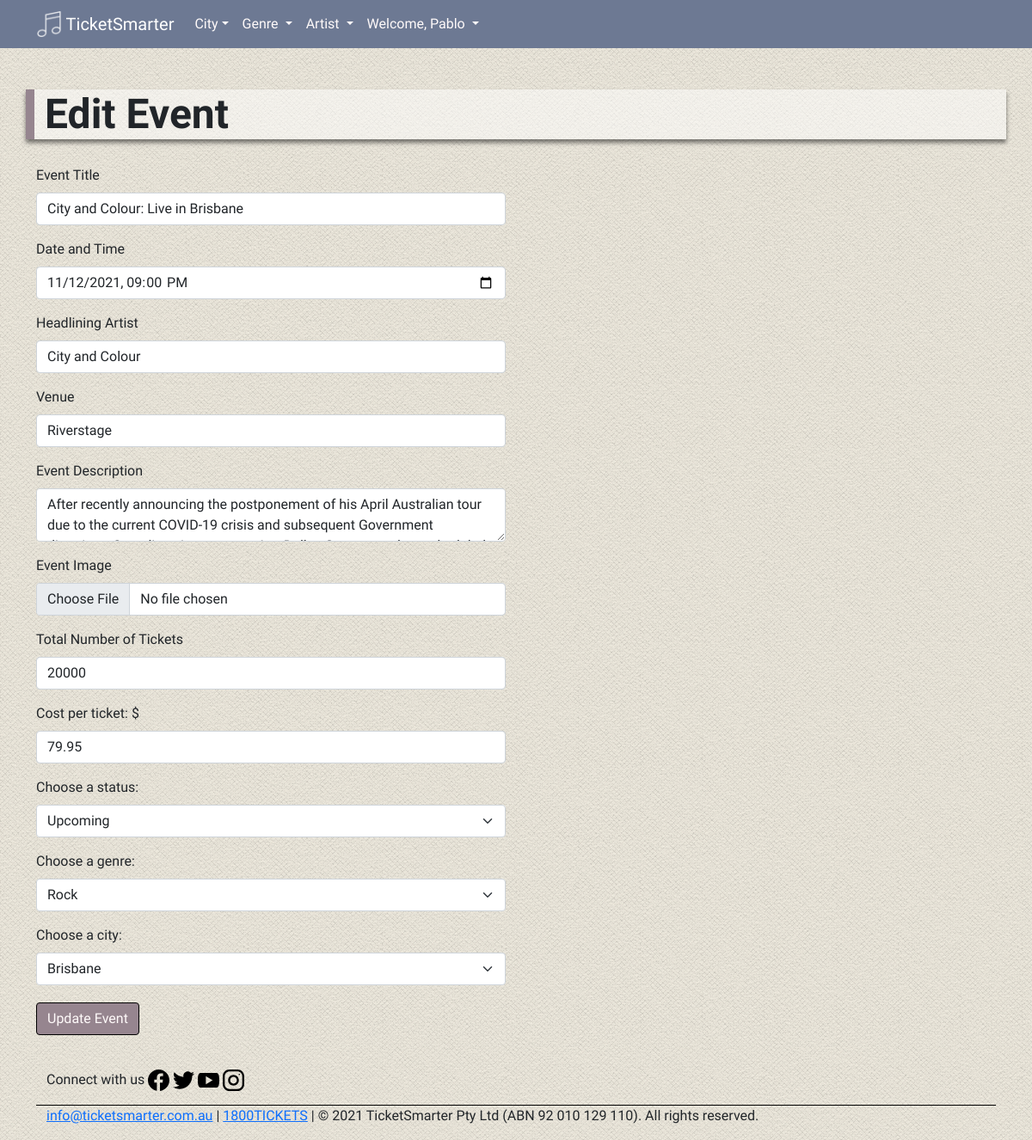
Page /events/2/update (signed in) on the committed database.
### bookings/models.py (models this page shows, shortened)
class User(UserMixin, db.Model):
    __tablename__ = 'users'  # good practice to specify table name
    id = db.Column(db.Integer, primary_key=True, nullable=False)
    name = db.Column(db.String(100), index=True, unique=True, nullable=False)
    emailid = db.Column(db.String(100), index=True, nullable=False)
    password_hash = db.Column(db.String(255), nullable=False)
    phone = db.Column(db.String(15), nullable=False)
    address = db.Column(db.String(500), nullable=False)
    comments = db.relationship('Comment', backref='user')
    created_events = db.relationship('Event', backref='user', viewonly=True)
    created_bookings = db.relationship('Booking', backref='user')

class Event(db.Model):
    __tablename__ = 'events'
    id = db.Column(db.Integer, primary_key=True, nullable=False)
    title = db.Column(db.String(100), index=True, unique=True, nullable=False)
    date = db.Column(db.DateTime, nullable=False)
    headliner = db.Column(db.String(80), index=True, nullable=False)
    venue = db.Column(db.String(80), nullable=False)
    description = db.Column(db.String(2000), nullable=False)
    image = db.Column(db.String(400), default='/static/images/live.jpg')
    total_tickets = db.Column(db.Integer, nullable=False)
    tickets_booked = db.Column(db.Integer, default=0, nullable=False)
    tickets_remaining = db.Column(db.Integer, nullable=False)
    price = db.Column(db.Float, nullable=False)
    event_status = db.Column(db.Enum(EventStatus))
    event_genre = db.Column(db.Enum(EventGenre))
    event_city = db.Column(db.Enum(EventCity))
    created_on = db.Column(db.DateTime, default=datetime.now())
    comments = db.relationship('Comment', backref='event')
    users = db.relationship('User', backref='event')
    booking = db.relationship('Booking', backref='event', viewonly=True)
    user_id = db.Column(db.Integer, db.ForeignKey('users.id'), nullable=False)

### bookings/events.py (the view, shortened to what this page needs)
@eventbp.route('/<id>/update', methods=['GET', 'POST'])
@login_required
def update_event(id):
    event = Event.query.get(id)
    form = EditEventForm(
        title=event.title,
        date=event.date,
        headliner=event.headliner,
        venue=event.venue,
        desc=event.description,
        total_tickets=event.total_tickets,
        price=event.price,
        event_status=event.event_status,
        event_genre=event.event_genre.name.title(),
        event_city=event.event_city.name.title())
    if current_user.id != event.user_id:
        flash("You can only edit your own events!", 'danger')
        return redirect(url_for('main.my_events'))
    return render_template('events/create_event.html', event_form=form, event=event, heading='Edit Event')

### bookings/templates/events/create_event.html
{% extends 'base.html' %}
{% import "bootstrap5/form.html" as wtf %}
{% block content %}
<br>
<div id='page-container' class='container'>
    <div class="row">
        <br>
        <h1 class="display-5 fw-bold">{{heading}}</h1>
        <div class='col-xs-12 col-lg-6'>
            {{wtf.render_form(event_form)}}
        </div>
    </div>
</div>
{% endblock %}

### bookings/templates/base.html (shortened to what this page needs)
<!doctype html>
<html lang='en'>
<head>
    <link href="https://cdn.jsdelivr.net/npm/bootstrap@5.1.1/dist/css/bootstrap.min.css" rel="stylesheet"
>
    <link rel='stylesheet' href='{{url_for("static", filename="css/style.css")}}' />
</head>
<body>
    <header>
        <nav class='navbar navbar-expand-lg navbar-dark'>
            <div class='container'>
                <a class='navbar-brand' href='/'><img src='{{url_for("static", filename="images/icon.png")}}' width='30'
                        height='30' class='d-inline-block align-top' alt=''> TicketSmarter</a>
                <div class='collapse navbar-collapse in' id='navbarSupportedContent'>
                    <ul class='navbar-nav me-auto mb-2 mb-lg-0'>
                        <li class='nav-item dropdown'>
                            <a class='nav-link dropdown-toggle' href='#' id='navbarDropdown' role='button'
                                data-bs-toggle='dropdown' aria-expanded='false'>City</a>
                        </li>
                        <li class='nav-item dropdown'>
                            <a class='nav-link dropdown-toggle' href='#' id='navbarDropdown' role='button'
                                data-bs-toggle='dropdown' aria-expanded='false'>
                                Genre
                            </a>
                        </li>
                        <li class='nav-item dropdown'>
                            <a class='nav-link dropdown-toggle' href='#' id='navbarDropdown' role='button'
                                data-bs-toggle='dropdown' aria-expanded='false'>
                                Artist
                            </a>
                        </li>
                        <li class='nav-item dropdown'>
                            <a class='nav-link dropdown-toggle' href='{{url_for("auth.login")}}' id='navbarDropdown'
                                role='button' data-bs-toggle='dropdown' aria-expanded='false'>
                                {% if username|lower == 'guest' %}
                                Sign In
                                {% else %}
                                Welcome, {{ username }}
                                {% endif %}
                            </a>
                        </li>
                    </ul>
                </div>
            </div>
        </nav>
    </header>
    <main>
        <br>
        {% block content %}
        {% endblock %}
    </main>
    <footer>
        <div class="container">
            <div id="footer">
                <div class="container footer navbar-fixed-bottom">
                    <div class='row'>
                        <div class='col border-bottom'>
                            <p>
                                Connect with us
                                <a target="" title="Facebook">
                                    <img src="{{url_for('static', filename='images/facebook.svg')}}" alt="Facebook"
                                        height="25" width="25" />
                                </a>
                                <a target="" title="Twitter">
                                    <img src="{{url_for('static', filename='images/twitter.svg')}}" alt="Twitter"
                                        height="25" width="25" />
                                </a>
                                <a target="" title="Youtube">
                                    <img src="{{url_for('static', filename='images/youtube.svg')}}" alt="Youtube"
                                        height="25" width="25">
                                </a>
                                <a target="" title="Instagram">
                                    <img src="{{url_for('static', filename='images/instagram.svg')}}" alt="Instagram"
                                        height="25" width="25" />
                                </a>
                            </p>
                        </div>
                        <div class='row'>
                            <p><a href='mailto:info@ticketsmarter.com.au'>info@ticketsmarter.com.au</a> | <a
                                    href='tel:18008425387'>1800TICKETS</a> | &copy; 2021 TicketSmarter Pty Ltd (ABN 92
                                010 129 110). All rights reserved.</p>
                        </div>
                    </div>
                </div>
            </div>
    </footer>
</body>
</html>

### bookings/static/css/style.css (style rules this page uses)
html, body { font-family: "Quicksand", sans-serif; }
body { background-image: url("/static/images/bkgnd.png"); }
main { padding-bottom: 40px; }
h1 { font-weight: 900; border-left: 10px solid #96858f; padding-left: 10px; margin-bottom: 30px; background-color: rgba(255 255 255 / 0.5); box-shadow: 0 4px 5px rgb(0 0 0 / 0.5); }
.btn { background-color: #6d7993; border-color: #000000; color: #fffafa; margin-top: 0.25rem; background-color: #96858f; }
.navbar { background-color: #6d7993; color: #000000; }
.nav-link { color: #fffafa !important; }
.border-bottom { border-bottom: 1px solid #000000 !important; }
#page-container { min-height: 70vh; }

### rows in the picture
User: name "Pablo"
Event: title "City and Colour: Live in Brisbane", date "11/12/2021 21:00", headliner "City and Colour", venue "Riverstage", total_tickets "20000", price "79.95", event_status "Upcoming", event_genre "Rock", event_city "Brisbane"

### other values in the picture
{{ heading }} "Edit Event"
